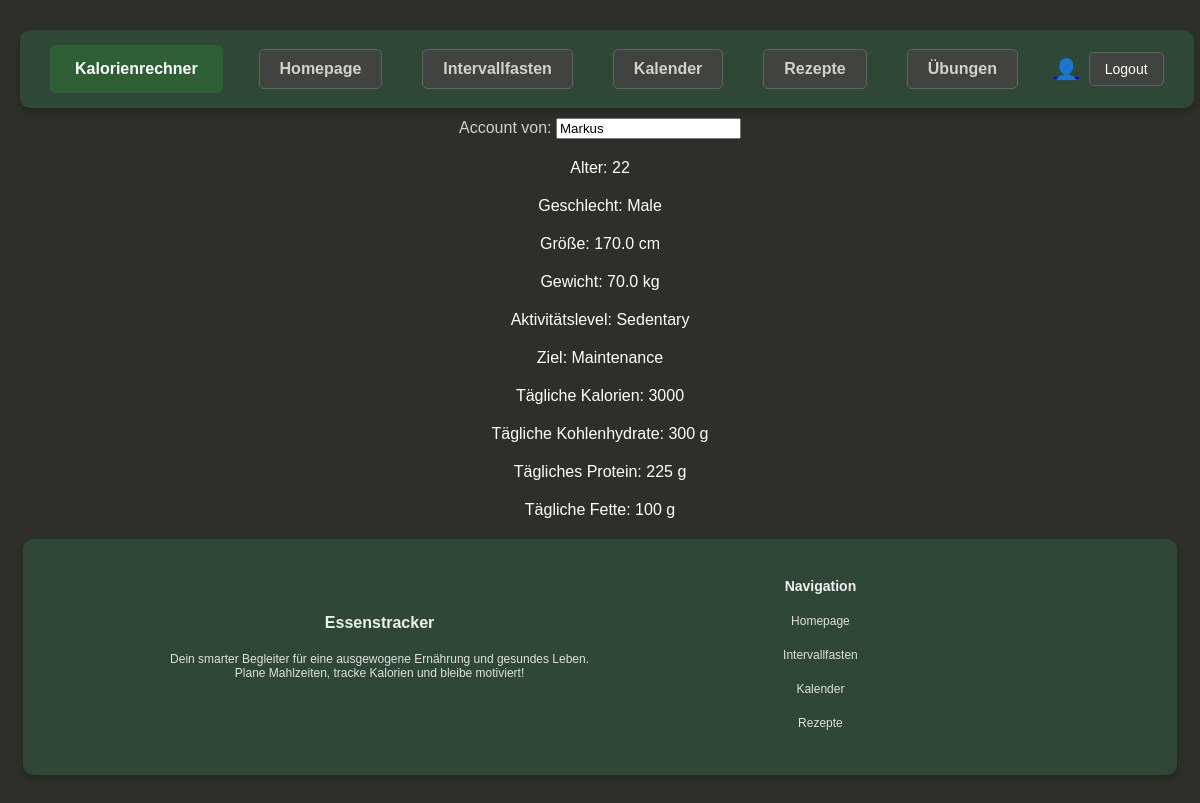
The app's page /trackerapp/account/ (signed in), older data.
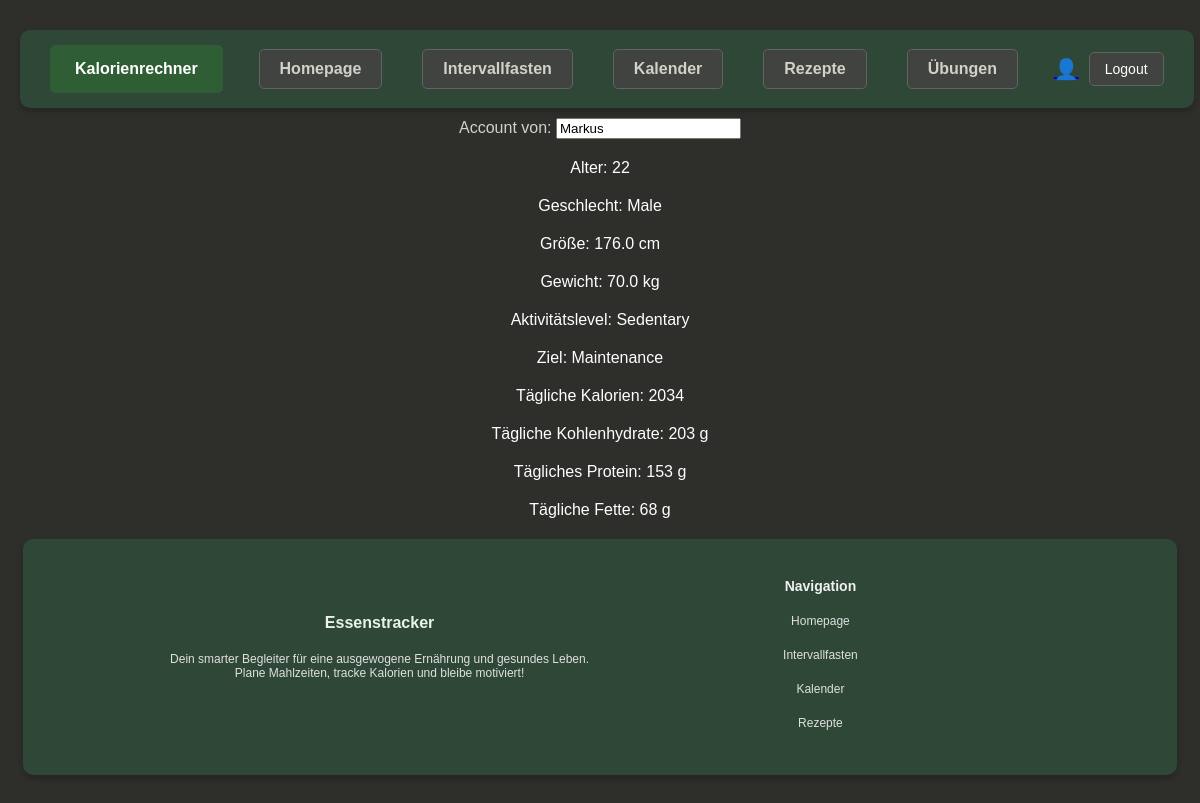
The same page, newer data.
### trackerapp/models.py (models this page shows, shortened)
class UserProfile(models.Model):
    user = models.OneToOneField(User, on_delete=models.CASCADE)
    GENDER_CHOICES = [
        ('M', 'Male'),
        ('F', 'Female'),
    ]
    ACTIVITY_CHOICES = [
        ('sedentary', 'Sedentary'),
        ('light', 'Lightly Active'),
        ('moderate', 'Moderately Active'),
        ('active', 'Active'),
        ('very_active', 'Very Active'),
    ]
    GOAL_CHOICES = [
        ('weight_loss', 'Weight Loss'),
        ('maintenance', 'Maintenance'),
        ('weight_gain', 'Weight Gain'),
    ]
    age = models.PositiveIntegerField(default=25)
    gender = models.CharField(max_length=1, choices=GENDER_CHOICES, default='M')
    height = models.FloatField(default=170.0, help_text="Height in cm")
    weight = models.FloatField(default=70.0, help_text="Weight in kg")
    activity = models.CharField(max_length=20, choices=ACTIVITY_CHOICES, default='sedentary')
    goal = models.CharField(max_length=20, choices=GOAL_CHOICES, default='maintenance')
    daily_calories = models.PositiveIntegerField(default=2000)
    daily_carbohydrates = models.PositiveIntegerField(default=250, help_text="Daily Carbohydrates in grams")
    daily_proteins = models.PositiveIntegerField(default=75, help_text="Daily Proteins in grams")
    daily_fats = models.PositiveIntegerField(default=70, help_text="Daily Fats in grams")

### trackerapp/views.py (the view)
# urls.py: path('trackerapp/account/', trackerapp_views.user_profile_view, name='account'),
@login_required
def user_profile_view(request):
    try:
        user_profile = UserProfile.objects.get(user=request.user)
        context = {
            'user_profile': user_profile
        }
    except UserProfile.DoesNotExist:
        context = {
            'error': "Kein Profil für den angemeldeten Benutzer gefunden."
        }
    return render(request, 'account.html', context)

### trackerapp/templates/account.html (shortened to what this page needs)
{% extends 'base.html' %}
{% block content %}
    {% if user_profile %}
    <div>
        <label for="username">Account von:</label>
        <input type="text" id="username" name="username" value="{{ form.username.initial|default:user.username }}" class="readonly" readonly>
    </div>
        <p>Alter: {{ user_profile.age }}</p>
        <p>Geschlecht: {{ user_profile.get_gender_display }}</p>
        <p>Größe: {{ user_profile.height }} cm</p>
        <p>Gewicht: {{ user_profile.weight }} kg</p>
        <p>Aktivitätslevel: {{ user_profile.get_activity_display }}</p>
        <p>Ziel: {{ user_profile.get_goal_display }}</p>
        <p>Tägliche Kalorien: {{ user_profile.daily_calories }}</p>
        <p>Tägliche Kohlenhydrate: {{ user_profile.daily_carbohydrates }} g</p>
        <p>Tägliches Protein: {{ user_profile.daily_proteins }} g</p>
        <p>Tägliche Fette: {{ user_profile.daily_fats }} g</p>
    {% else %}
        <p>{{ error }}</p>
    {% endif %}
{% endblock %}

Row changes from the older to the newer data that the page shows:
changed UserProfile "Male": height "170.0" → "176.0"; daily_calories "3000" → "2034"; daily_carbohydrates "300" → "203"; daily_proteins "225" → "153"; daily_fats "100" → "68"
